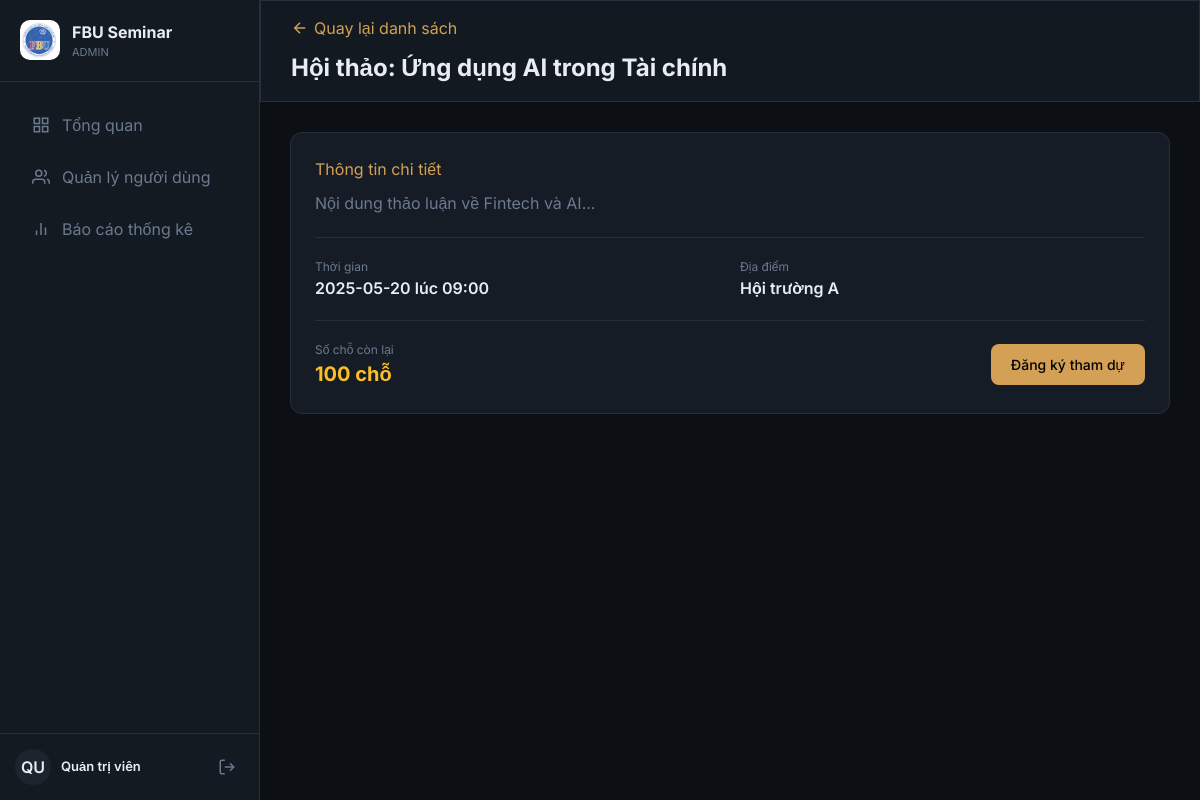
/student/seminar_detail.php?id=1 (signed in), run on the app's committed database.
### tables this page shows
CREATE TABLE `seminars` (
  `id` int(11) NOT NULL AUTO_INCREMENT,
  `title` varchar(255) NOT NULL,
  `description` text,
  `location` varchar(100) NOT NULL,
  `event_date` date NOT NULL,
  `event_time` time NOT NULL,
  `capacity` int(11) DEFAULT 100,
  `status` enum('upcoming','open','closed','completed') DEFAULT 'open',
  `created_by` int(11) DEFAULT NULL,
  `created_at` timestamp NOT NULL DEFAULT CURRENT_TIMESTAMP,
  PRIMARY KEY (`id`)
);

### student/seminar_detail.php (the view, shortened to what this page needs)
<?php
require '../includes/config.php';
 $user_id = $_SESSION['user_id'];
 $id = intval($_GET['id']);
 $seminar = $conn->query("SELECT * FROM seminars WHERE id = $id")->fetch_assoc();
 $is_registered = $conn->query("SELECT id FROM registrations WHERE user_id = $user_id AND seminar_id = $id")->num_rows > 0;
include '../includes/header.php';
include '../includes/sidebar.php';
?>
<main class="main-content">
    <header class="glass-panel" style="position: sticky; top: 0; z-index: 40; padding: 15px 30px; border-bottom: 1px solid var(--border);">
        <a href="seminars.php" style="color: var(--accent); text-decoration: none; display: flex; align-items: center; gap: 5px; margin-bottom: 10px;">
            <svg width="18" height="18" viewBox="0 0 24 24" fill="none" stroke="currentColor" stroke-width="2"><path d="M19 12H5M12 19l-7-7 7-7"/></svg>
            Quay lại danh sách
        </a>
        <h2 style="font-size: 24px; font-weight: 700;"><?php echo $seminar['title']; ?></h2>
    </header>
    <div style="padding: 30px;">
        <div class="card">
            <div style="margin-bottom: 20px;">
                <h3 style="color: var(--accent); margin-bottom: 10px;">Thông tin chi tiết</h3>
                <p style="color: var(--fg-muted); line-height: 1.6;"><?php echo nl2br($seminar['description']); ?></p>
            </div>
            <div style="display: grid; grid-template-columns: 1fr 1fr; gap: 20px; margin-bottom: 20px; border-top: 1px solid var(--border); padding-top: 20px;">
                <div>
                    <p style="font-size: 12px; color: var(--fg-muted);">Thời gian</p>
                    <p style="font-weight: 600;"><?php echo $seminar['event_date'] . ' lúc ' . date('H:i', strtotime($seminar['event_time'])); ?></p>
                </div>
                <div>
                    <p style="font-size: 12px; color: var(--fg-muted);">Địa điểm</p>
                    <p style="font-weight: 600;"><?php echo $seminar['location']; ?></p>
                </div>
            </div>
            <div style="display: flex; justify-content: space-between; align-items: center; border-top: 1px solid var(--border); padding-top: 20px;">
                <div>
                    <p style="font-size: 12px; color: var(--fg-muted);">Số chỗ còn lại</p>
                    <p style="font-size: 20px; font-weight: 700; color: var(--warning);"><?php echo $seminar['capacity']; ?> chỗ</p>
                </div>
                <div>
                    <?php if ($is_registered): ?>
                        <form method="POST">
                            <button type="submit" name="cancel" class="btn btn-danger" onclick="return confirm('Bạn có chắc muốn hủy đăng ký?')">Hủy đăng ký</button>
                        </form>
                    <?php else: ?>
                        <form method="POST">
                            <button type="submit" name="register" class="btn btn-primary">Đăng ký tham dự</button>
                        </form>
                    <?php endif; ?>
                </div>
            </div>
        </div>
    </div>
</main>
<?php include '../includes/footer.php'; ?>

### includes/header.php (style rules this page uses)
:root { --bg: #0c1015; --bg-secondary: #141a22; --bg-tertiary: #1c242f; --fg: #e8edf4; --fg-muted: #6b7a8f; --accent: #d4a056; --accent-hover: #e5b367; --card: #151c25; --border: #252f3d; --success: #34d399; --danger: #f87171; --warning: #fbbf24; --info: #60a5fa; }
* { margin: 0; padding: 0; box-sizing: border-box; }
body { font-family: 'Inter', sans-serif; background: var(--bg); color: var(--fg); min-height: 100vh; overflow-x: hidden; }
.glass-panel { background: rgba(21, 28, 37, 0.8); backdrop-filter: blur(12px); border: 1px solid var(--border); }
.main-content { margin-left: 260px; min-height: 100vh; transition: margin 0.3s; background: var(--bg); }
.card { background: var(--card); border: 1px solid var(--border); border-radius: 12px; padding: 1.5rem; margin-bottom: 1.5rem; }
.btn { display: inline-flex; align-items: center; justify-content: center; gap: 8px; padding: 10px 20px; border-radius: 8px; font-weight: 500; cursor: pointer; border: none; transition: all 0.2s; font-size: 14px; text-decoration: none; }
.btn-primary { background: var(--accent); color: #000; }

### data on the page
seminars: title "Hội thảo: Ứng dụng AI trong Tài chính", description "Nội dung thảo luận về Fintech và AI...", event_date "2025-05-20", event_time "09:00", location "Hội trường A", capacity "100"

### other printed values
$role "ADMIN"
$item['label'] "Tổng quan"
$item['label'] "Quản lý người dùng"
$item['label'] "Báo cáo thống kê"
$avatar "QU"
$name "Quản trị viên"
